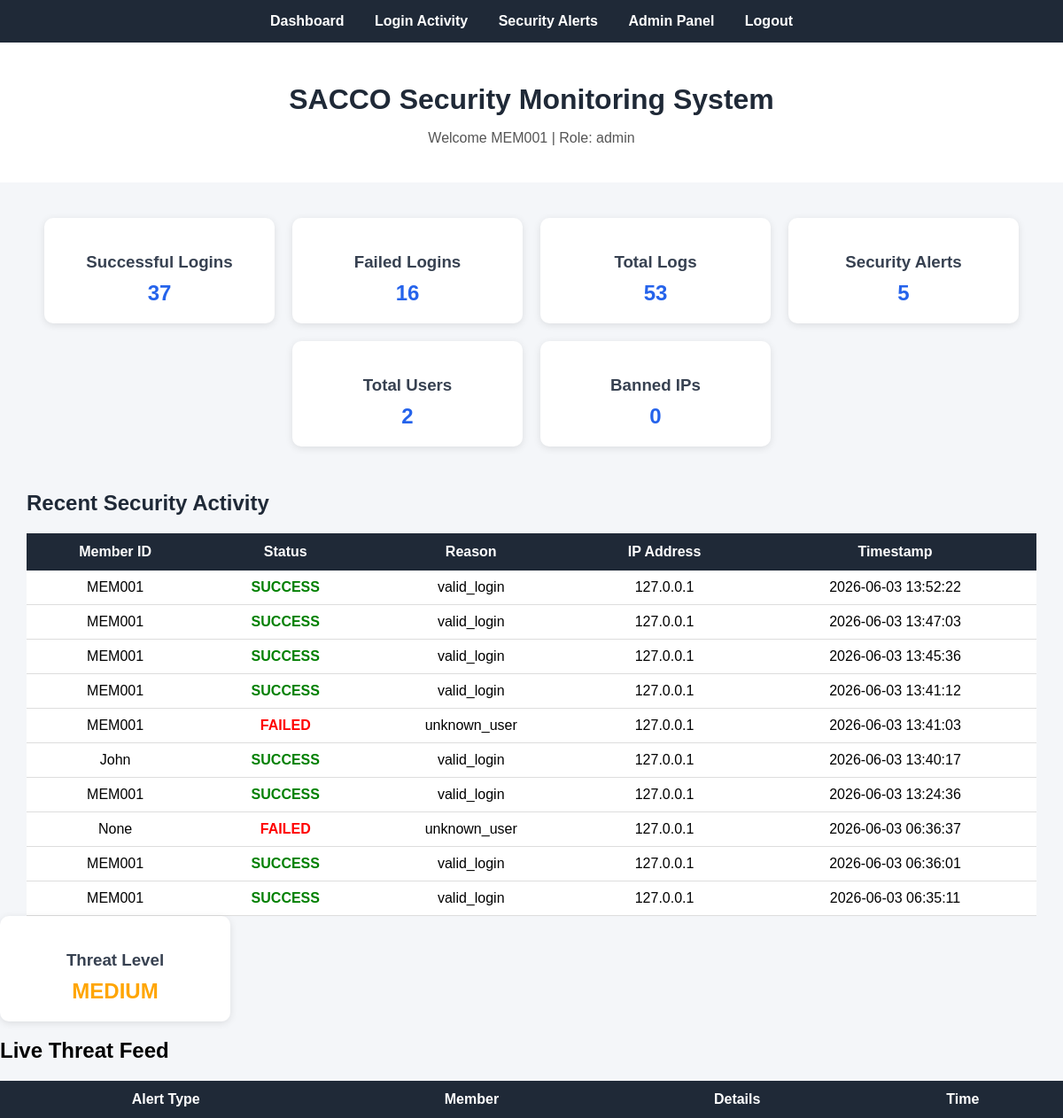
/dashboard (signed in), run on an earlier commit of the app's database.
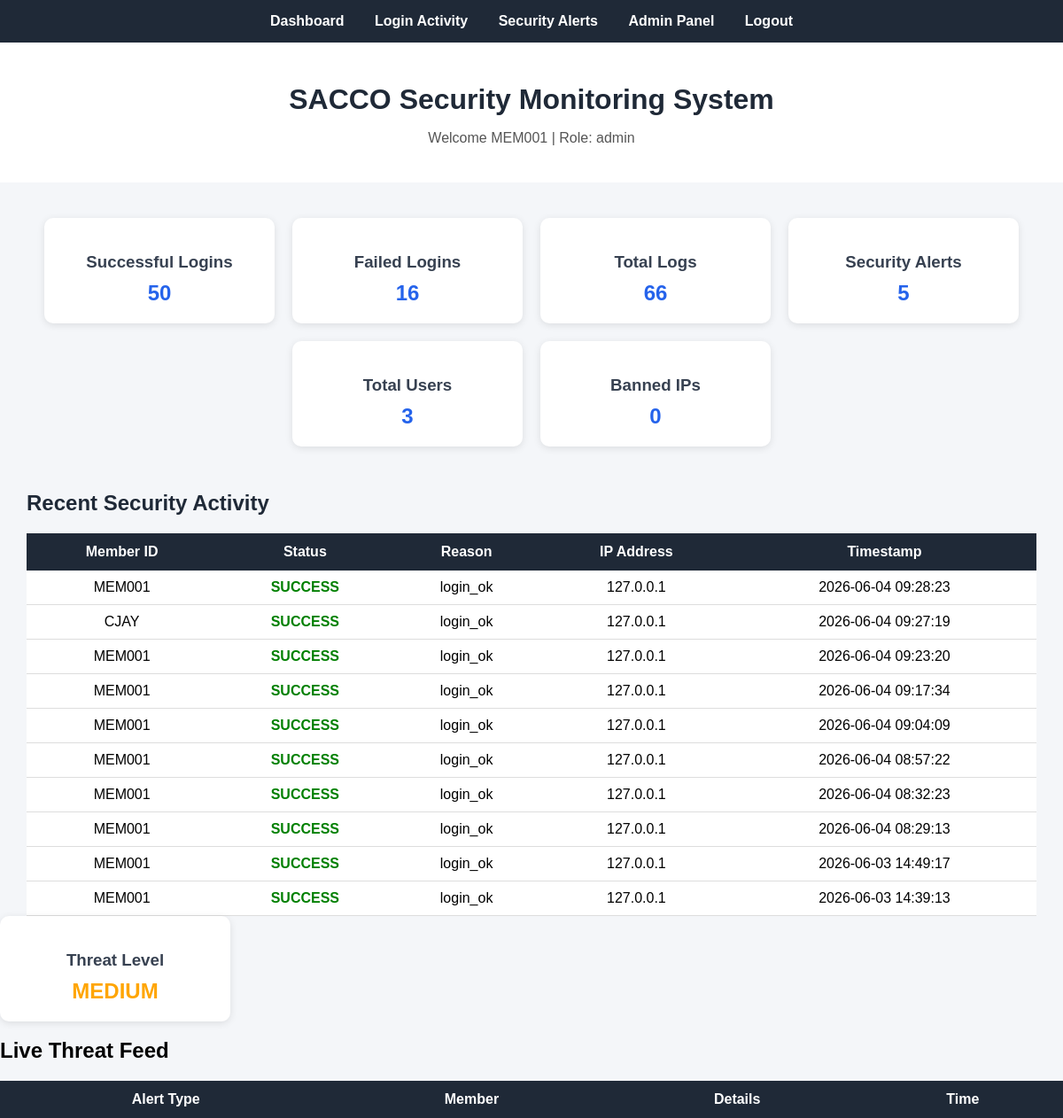
And on a later commit of the database.
### tables this page shows
CREATE TABLE login_logs (
    id INTEGER PRIMARY KEY AUTOINCREMENT,
    member_id TEXT,
    status TEXT,
    reason TEXT,
    ip_address TEXT,
    timestamp DATETIME DEFAULT CURRENT_TIMESTAMP
);

### app.py (the view)
@app.route("/dashboard")
def dashboard():
    if "member_id" not in session:
        return redirect(url_for("login"))
    conn = get_db_connection()
    total_logs = conn.execute(
        "SELECT COUNT(*) AS count FROM login_logs"
    ).fetchone()["count"]
    total_alerts = conn.execute(
        "SELECT COUNT(*) AS count FROM security_alerts"
    ).fetchone()["count"]
    total_users = conn.execute(
        "SELECT COUNT(*) AS count FROM users"
    ).fetchone()["count"]
    failed_logins = conn.execute("""
        SELECT COUNT(*) AS count
        FROM login_logs
        WHERE status='FAILED'
    """).fetchone()["count"]
    successful_logins = conn.execute("""
        SELECT COUNT(*) AS count
        FROM login_logs
        WHERE status='SUCCESS'
    """).fetchone()["count"]
    banned_ips = conn.execute("""
        SELECT COUNT(*) AS count
        FROM ip_bans
    """).fetchone()["count"]
    recent_logs = conn.execute("""
        SELECT *
        FROM login_logs
        ORDER BY timestamp DESC
        LIMIT 10
    """).fetchall()
    if failed_logins >= 20 or total_alerts >= 10:
        threat_level = "HIGH"
    elif failed_logins >= 5 or total_alerts >= 3:
        threat_level = "MEDIUM"
    else:
        threat_level = "LOW"
    conn.close()
    return render_template(
        "dashboard.html",
        total_logs=total_logs,
        total_alerts=total_alerts,
        total_users=total_users,
        failed_logins=failed_logins,
        successful_logins=successful_logins,
        banned_ips=banned_ips,
        recent_logs=recent_logs,
        threat_level=threat_level,
        member_id=session["member_id"],
        role=session["role"]
    )

### database.py (called while the page is built)
def get_db_connection():
    conn = sqlite3.connect(DB_NAME)
    conn.row_factory = sqlite3.Row
    return conn

### templates/dashboard.html (shortened to what this page needs)
<!DOCTYPE html>
<html>
<head>
</head>
<body>
    <div class="navbar">
        <a href="/dashboard">Dashboard</a>
        <a href="/logs">Login Activity</a>
        <a href="/alerts">Security Alerts</a>
        {% if role == "admin" %}
            <a href="/admin">Admin Panel</a>
        {% endif %}
        <a href="/logout">Logout</a>
    </div>
    <div class="header">
        <h1>SACCO Security Monitoring System</h1>
        <p>Welcome {{ member_id }} | Role: {{ role }}</p>
    </div>
    <div class="cards">
        <a href="/logs?status=SUCCESS" class="card-link">
            <div class="card">
                <h3>Successful Logins</h3>
                <h2>{{ successful_logins }}</h2>
            </div>
        </a>
        <a href="/logs?status=FAILED" class="card-link">
            <div class="card">
                <h3>Failed Logins</h3>
                <h2>{{ failed_logins }}</h2>
            </div>
        </a>
        <a href="/logs" class="card-link">
            <div class="card">
                <h3>Total Logs</h3>
                <h2>{{ total_logs }}</h2>
            </div>
        </a>
        <a href="/alerts" class="card-link">
            <div class="card">
                <h3>Security Alerts</h3>
                <h2>{{ total_alerts }}</h2>
            </div>
        </a>
        <a href="/admin" class="card-link">
            <div class="card">
                <h3>Total Users</h3>
                <h2>{{ total_users }}</h2>
            </div>
        </a>
        <div class="card">
            <h3>Banned IPs</h3>
            <h2>{{ banned_ips }}</h2>
        </div>
    </div>
    <div class="section">
        <h2>Recent Security Activity</h2>
        <table>
            <tr>
                <th>Member ID</th>
                <th>Status</th>
                <th>Reason</th>
                <th>IP Address</th>
                <th>Timestamp</th>
            </tr>
            {% for log in recent_logs %}
            <tr>
                <td>{{ log.member_id }}</td>
                <td>
                    {% if log.status == "SUCCESS" %}
                        <span class="success">SUCCESS</span>
                    {% else %}
                        <span class="failed">FAILED</span>
                    {% endif %}
                </td>
                <td>{{ log.reason }}</td>
                <td>{{ log.ip_address }}</td>
                <td>{{ log.timestamp }}</td>
            </tr>
            {% endfor %}
        </table>
    </div>
</body>
</html>
<div class="card">
    <h3>Threat Level</h3>
    {% if threat_level == "HIGH" %}
        <h2 style="color:red;">HIGH</h2>
    {% elif threat_level == "MEDIUM" %}
        <h2 style="color:orange;">MEDIUM</h2>
    {% else %}
        <h2 style="color:green;">LOW</h2>
    {% endif %}
</div>
<h2>Live Threat Feed</h2>
<table>
    <tr>
        <th>Alert Type</th>
        <th>Member</th>
        <th>Details</th>
        <th>Time</th>
    </tr>
</table>

What changed in the data, as far as the page shows it:
no longer on this page (row unchanged): login_logs: member_id "MEM001", status "SUCCESS", reason "valid_login", ip_address "127.0.0.1", timestamp "2026-06-03 13:52:22"
no longer on this page (row unchanged): login_logs: member_id "MEM001", status "SUCCESS", reason "valid_login", ip_address "127.0.0.1", timestamp "2026-06-03 13:47:03"
no longer on this page (row unchanged): login_logs: member_id "MEM001", status "SUCCESS", reason "valid_login", ip_address "127.0.0.1", timestamp "2026-06-03 13:45:36"
no longer on this page (row unchanged): login_logs: member_id "MEM001", status "SUCCESS", reason "valid_login", ip_address "127.0.0.1", timestamp "2026-06-03 13:41:12"
no longer on this page (row unchanged): login_logs: member_id "MEM001", status "FAILED", reason "unknown_user", ip_address "127.0.0.1", timestamp "2026-06-03 13:41:03"
no longer on this page (row unchanged): login_logs: member_id "John", status "SUCCESS", reason "valid_login", ip_address "127.0.0.1", timestamp "2026-06-03 13:40:17"
no longer on this page (row unchanged): login_logs: member_id "MEM001", status "SUCCESS", reason "valid_login", ip_address "127.0.0.1", timestamp "2026-06-03 13:24:36"
no longer on this page (row unchanged): login_logs: member_id "None", status "FAILED", reason "unknown_user", ip_address "127.0.0.1", timestamp "2026-06-03 06:36:37"
no longer on this page (row unchanged): login_logs: member_id "MEM001", status "SUCCESS", reason "valid_login", ip_address "127.0.0.1", timestamp "2026-06-03 06:36:01"
no longer on this page (row unchanged): login_logs: member_id "MEM001", status "SUCCESS", reason "valid_login", ip_address "127.0.0.1", timestamp "2026-06-03 06:35:11"
added login_logs: member_id "MEM001", status "SUCCESS", reason "login_ok", ip_address "127.0.0.1", timestamp "2026-06-04 09:28:23"
added login_logs: member_id "CJAY", status "SUCCESS", reason "login_ok", ip_address "127.0.0.1", timestamp "2026-06-04 09:27:19"
added login_logs: member_id "MEM001", status "SUCCESS", reason "login_ok", ip_address "127.0.0.1", timestamp "2026-06-04 09:23:20"
added login_logs: member_id "MEM001", status "SUCCESS", reason "login_ok", ip_address "127.0.0.1", timestamp "2026-06-04 09:17:34"
added login_logs: member_id "MEM001", status "SUCCESS", reason "login_ok", ip_address "127.0.0.1", timestamp "2026-06-04 09:04:09"
added login_logs: member_id "MEM001", status "SUCCESS", reason "login_ok", ip_address "127.0.0.1", timestamp "2026-06-04 08:57:22"
added login_logs: member_id "MEM001", status "SUCCESS", reason "login_ok", ip_address "127.0.0.1", timestamp "2026-06-04 08:32:23"
added login_logs: member_id "MEM001", status "SUCCESS", reason "login_ok", ip_address "127.0.0.1", timestamp "2026-06-04 08:29:13"
added login_logs: member_id "MEM001", status "SUCCESS", reason "login_ok", ip_address "127.0.0.1", timestamp "2026-06-03 14:49:17"
added login_logs: member_id "MEM001", status "SUCCESS", reason "login_ok", ip_address "127.0.0.1", timestamp "2026-06-03 14:39:13"
Also different on the page:
{{ successful_logins }}: "37" → "50"
{{ total_logs }}: "53" → "66"
{{ total_users }}: "2" → "3"
